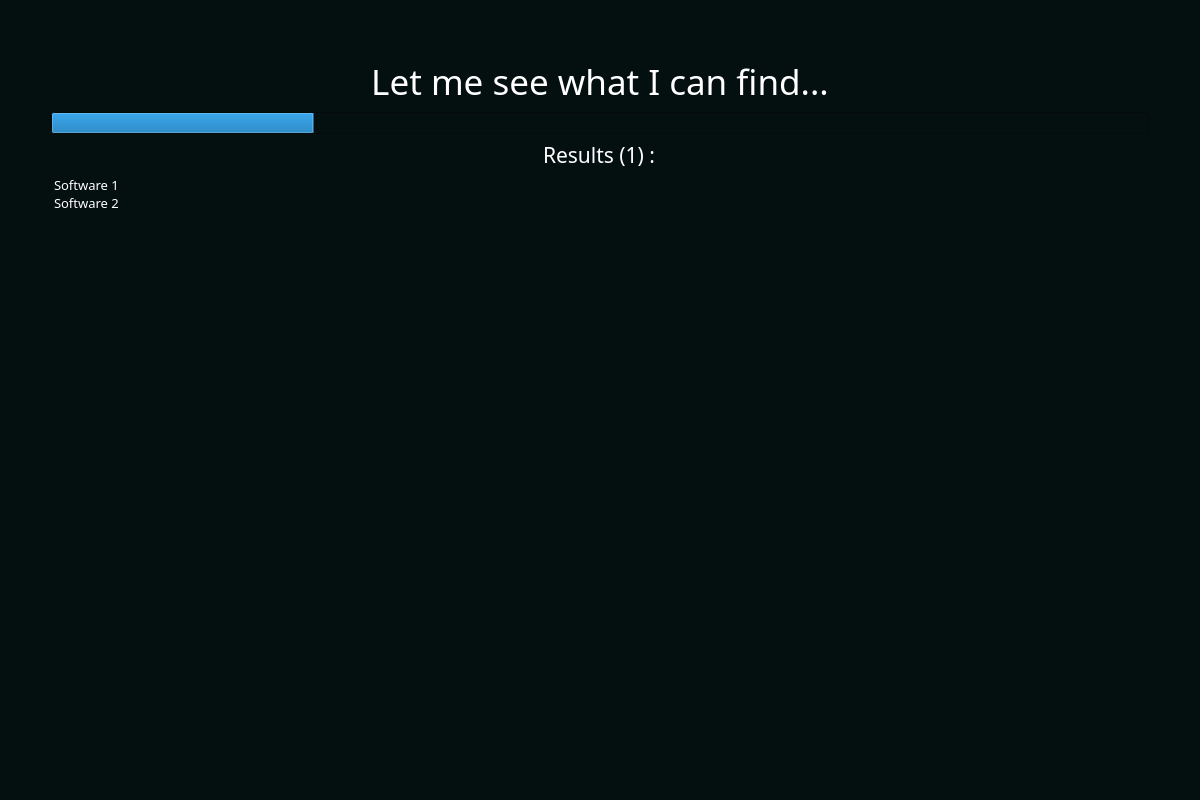
<?xml version="1.0" encoding="UTF-8"?>
<ui version="4.0">
 <class>Form</class>
 <widget class="QWidget" name="Form">
  <property name="geometry">
   <rect>
    <x>0</x>
    <y>0</y>
    <width>1200</width>
    <height>800</height>
   </rect>
  </property>
  <property name="windowTitle">
   <string>Form</string>
  </property>
  <property name="styleSheet">
   <string notr="true">QWidget {
background: rgb(4, 15, 15);
}

QListWidget {
background: rgb(4, 15, 15);
color: rgb(255, 255, 255);
border: none;
}

QListWidget::item:hover {
background: rgb(16, 61, 61);
}

QListWidget::item:selected {
background: rgb(87, 115, 122);
}</string>
  </property>
  <layout class="QVBoxLayout" name="verticalLayout">
   <item>
    <layout class="QHBoxLayout" name="horizontalLayout">
     <item alignment="Qt::AlignLeft|Qt::AlignTop">
      <widget class="QLabel" name="label_4">
       <property name="text">
        <string>&lt;html&gt;&lt;head/&gt;&lt;body&gt;&lt;p&gt;&lt;img src=&quot;:/Image_3/BackIcon.png&quot; height=&quot;30&quot;/&gt;&lt;/p&gt;&lt;/body&gt;&lt;/html&gt;</string>
       </property>
      </widget>
     </item>
     <item>
      <spacer name="verticalSpacer">
       <property name="orientation">
        <enum>Qt::Vertical</enum>
       </property>
       <property name="sizeType">
        <enum>QSizePolicy::Fixed</enum>
       </property>
       <property name="sizeHint" stdset="0">
        <size>
         <width>20</width>
         <height>40</height>
        </size>
       </property>
      </spacer>
     </item>
     <item alignment="Qt::AlignRight|Qt::AlignTop">
      <widget class="QLabel" name="label_3">
       <property name="text">
        <string>&lt;html&gt;&lt;head/&gt;&lt;body&gt;&lt;p&gt;&lt;img src=&quot;:/Image_1/CloseIcon.png&quot; height=&quot;30&quot;/&gt;&lt;/p&gt;&lt;/body&gt;&lt;/html&gt;</string>
       </property>
      </widget>
     </item>
    </layout>
   </item>
   <item>
    <widget class="QLabel" name="label">
     <property name="font">
      <font>
       <family>Century Gothic</family>
       <pointsize>26</pointsize>
      </font>
     </property>
     <property name="styleSheet">
      <string notr="true">color: rgb(255, 255, 255);</string>
     </property>
     <property name="text">
      <string>&lt;html&gt;&lt;head/&gt;&lt;body&gt;&lt;p align=&quot;center&quot;&gt;Let me see what I can find...&lt;/p&gt;&lt;/body&gt;&lt;/html&gt;</string>
     </property>
    </widget>
   </item>
   <item>
    <layout class="QHBoxLayout" name="horizontalLayout_3">
     <item>
      <spacer name="horizontalSpacer">
       <property name="orientation">
        <enum>Qt::Horizontal</enum>
       </property>
       <property name="sizeType">
        <enum>QSizePolicy::Fixed</enum>
       </property>
       <property name="sizeHint" stdset="0">
        <size>
         <width>40</width>
         <height>20</height>
        </size>
       </property>
      </spacer>
     </item>
     <item>
      <widget class="QProgressBar" name="progressBar">
       <property name="value">
        <number>24</number>
       </property>
       <property name="textVisible">
        <bool>false</bool>
       </property>
      </widget>
     </item>
     <item>
      <spacer name="horizontalSpacer_2">
       <property name="orientation">
        <enum>Qt::Horizontal</enum>
       </property>
       <property name="sizeType">
        <enum>QSizePolicy::Fixed</enum>
       </property>
       <property name="sizeHint" stdset="0">
        <size>
         <width>40</width>
         <height>20</height>
        </size>
       </property>
      </spacer>
     </item>
    </layout>
   </item>
   <item alignment="Qt::AlignHCenter|Qt::AlignVCenter">
    <widget class="QLabel" name="label_2">
     <property name="font">
      <font>
       <family>Century Gothic</family>
       <pointsize>16</pointsize>
      </font>
     </property>
     <property name="styleSheet">
      <string notr="true">color: rgb(255, 255, 255);</string>
     </property>
     <property name="text">
      <string>Results (1) :</string>
     </property>
    </widget>
   </item>
   <item>
    <layout class="QHBoxLayout" name="horizontalLayout_4">
     <item>
      <spacer name="horizontalSpacer_3">
       <property name="orientation">
        <enum>Qt::Horizontal</enum>
       </property>
       <property name="sizeType">
        <enum>QSizePolicy::Fixed</enum>
       </property>
       <property name="sizeHint" stdset="0">
        <size>
         <width>40</width>
         <height>20</height>
        </size>
       </property>
      </spacer>
     </item>
     <item>
      <widget class="QListWidget" name="listWidget">
       <property name="font">
        <font>
         <family>Century Gothic</family>
         <pointsize>10</pointsize>
        </font>
       </property>
       <item>
        <property name="text">
         <string>Software 1</string>
        </property>
       </item>
       <item>
        <property name="text">
         <string>Software 2</string>
        </property>
       </item>
      </widget>
     </item>
     <item>
      <spacer name="horizontalSpacer_4">
       <property name="orientation">
        <enum>Qt::Horizontal</enum>
       </property>
       <property name="sizeType">
        <enum>QSizePolicy::Fixed</enum>
       </property>
       <property name="sizeHint" stdset="0">
        <size>
         <width>40</width>
         <height>20</height>
        </size>
       </property>
      </spacer>
     </item>
    </layout>
   </item>
   <item>
    <layout class="QHBoxLayout" name="horizontalLayout_2">
     <item>
      <spacer name="verticalSpacer_2">
       <property name="orientation">
        <enum>Qt::Vertical</enum>
       </property>
       <property name="sizeType">
        <enum>QSizePolicy::Fixed</enum>
       </property>
       <property name="sizeHint" stdset="0">
        <size>
         <width>20</width>
         <height>40</height>
        </size>
       </property>
      </spacer>
     </item>
    </layout>
   </item>
  </layout>
 </widget>
 <resources>
  <include location="Images.qrc"/>
 </resources>
 <connections/>
</ui>
